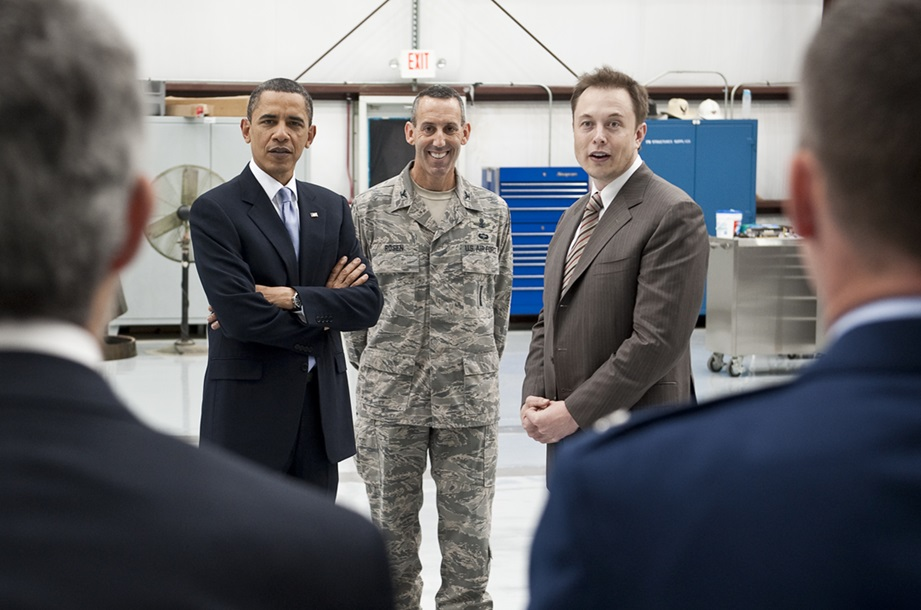
#> input picture Image Processing with OpenCV | Bahasa Indonesia/resources/Kennedy Space Center.jpg, 921 x 610 px
$ python face_detection.py
#> lines starting #> are read from the running program, lines starting #| are printed output that depends on the picture; after the words box and inside, x2 and y2 are one past the last pixel; in counts of white or black regions, pixels touching at a corner belong together
# Import module.
import cv2


# Load gambar dan model pre-trained Haar Cascade classifier.
image = cv2.imread('resources/Kennedy Space Center.jpg')
#> image is the input picture: shape (610, 921, 3); mean B, G, R 104, 100.8, 100.8
haar_cascade = cv2.CascadeClassifier('resources/haarcascade_frontalface_default.xml')


# Mendeteksi wajah dengan model pre-trained.
faces_rect = haar_cascade.detectMultiScale(image, scaleFactor=1.1, minNeighbors=5)
#> faces_rect = [[407, 104, 65, 65], [563, 94, 78, 78], [244, 93, 74, 74]]


# Menampilkan koordinat wajah yang terdeteksi.
print(faces_rect)
#| [[407 104  65  65]
#|  [563  94  78  78]
#|  [244  93  74  74]]
# Output:
# [[563  94  78  78]
#  [244  93  74  74]
#  [407 104  65  65]]


# Menggambarkan dan menampilkan bounding box berdasarkan koordinat tadi.
image_bbox = image.copy()
for x, y, w, h in faces_rect:
    cv2.rectangle(image_bbox, (x,y), (x+w,y+h), (255,0,255), 2)
#> this loop made 3 passes
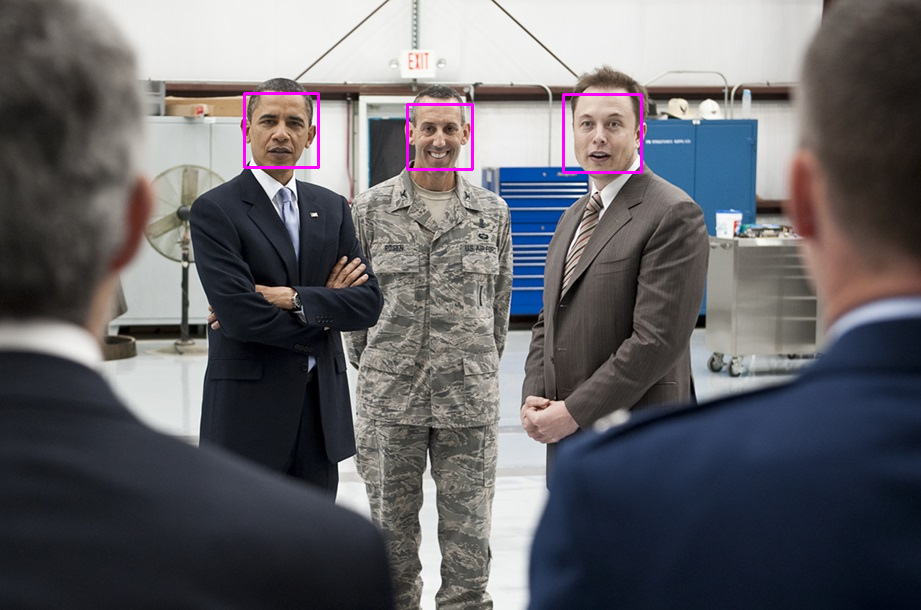
#> image_bbox: shape (610, 921, 3); 0.46% of pixels changed, all inside (x1, y1, x2, y2) = (243, 92, 643, 174)

cv2.imshow('image_bbox', image_bbox)
cv2.imshow('image', image)
cv2.waitKey(0)

$ run again, with Image Processing with OpenCV | Bahasa Indonesia/resources/Bill Gates.jpg copied over Image Processing with OpenCV | Bahasa Indonesia/resources/Kennedy Space Center.jpg
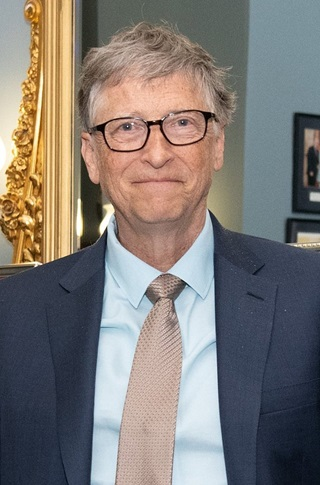
#> input picture Image Processing with OpenCV | Bahasa Indonesia/resources/Bill Gates.jpg, 320 x 485 px
#> image is the input picture: shape (485, 320, 3); mean B, G, R 117.6, 121.6, 127.5
#> faces_rect = [[76, 70, 147, 147]]
#| [[ 76  70 147 147]]
#> the loop `for x, y, w, h in faces_rect:` made 1 pass
#> after the loop `for x, y, w, h in faces_rect:`:
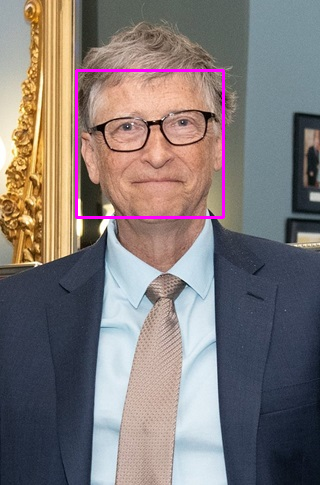
#> image_bbox: shape (485, 320, 3); 1.13% of pixels changed, all inside (x1, y1, x2, y2) = (75, 69, 225, 219)
